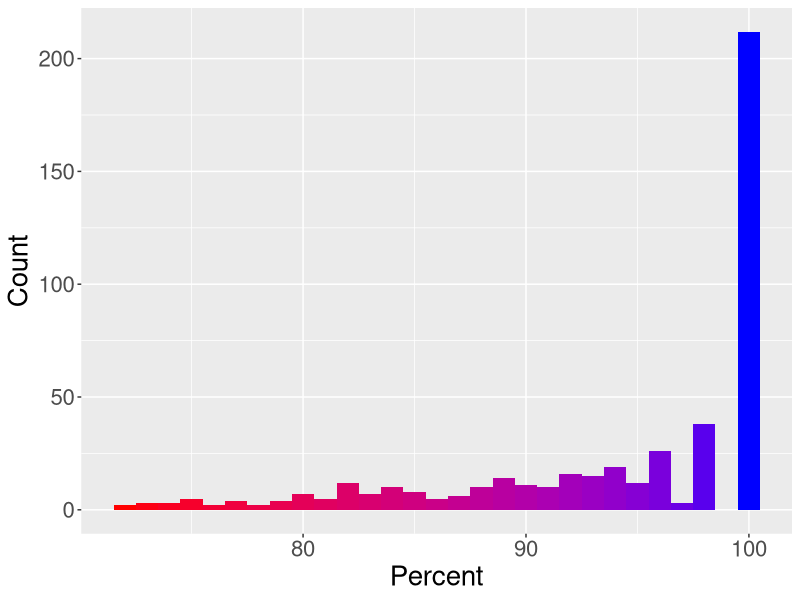
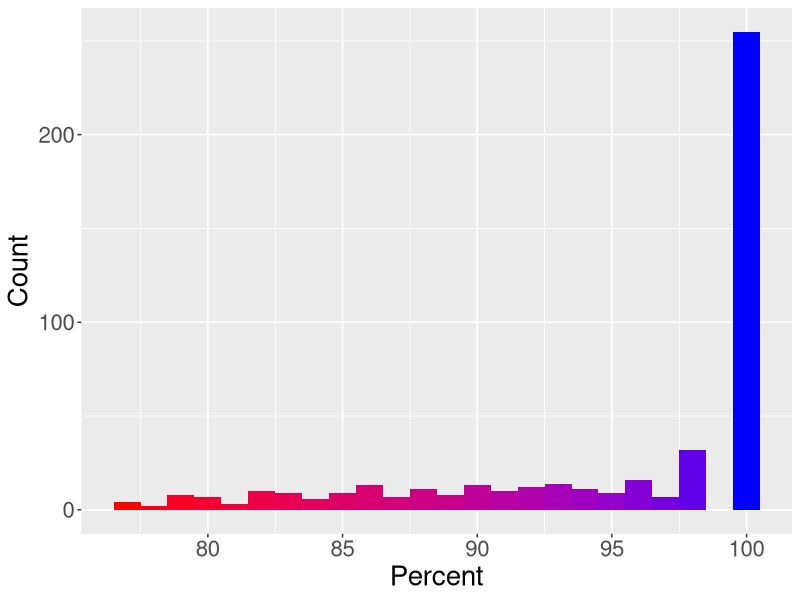
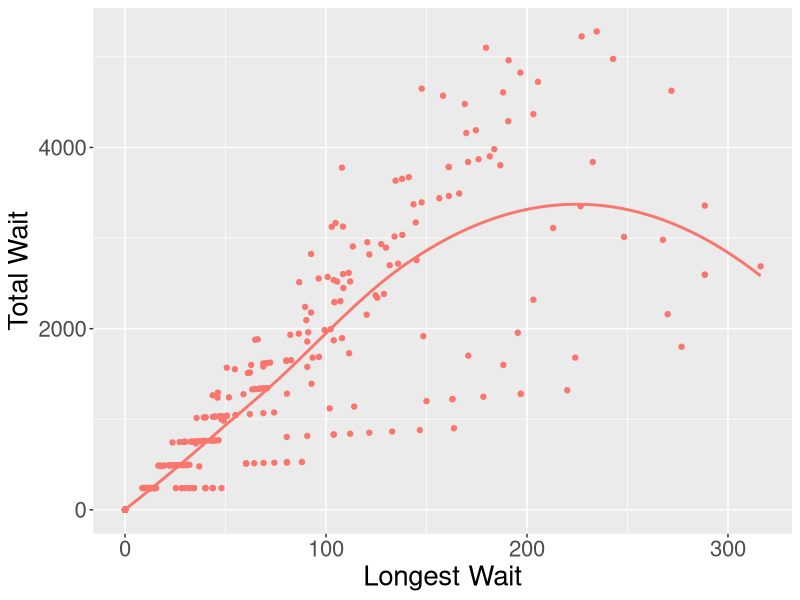
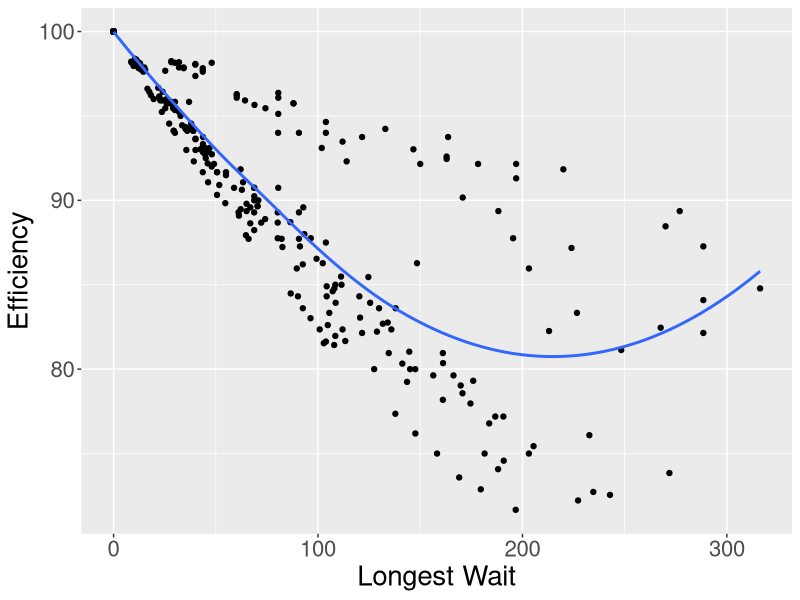
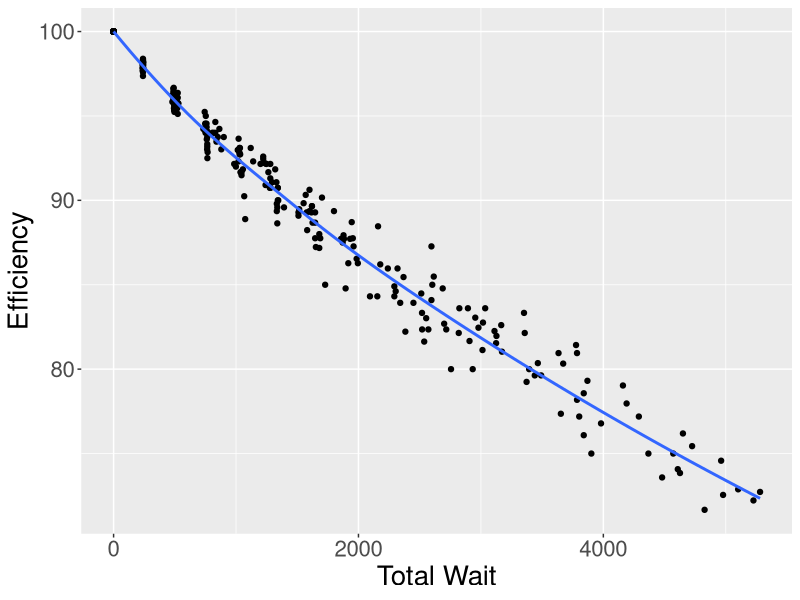
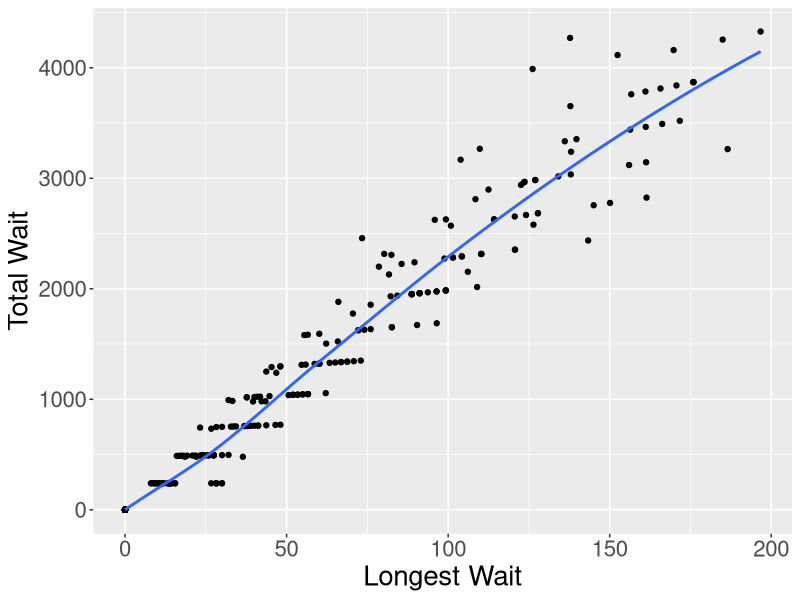
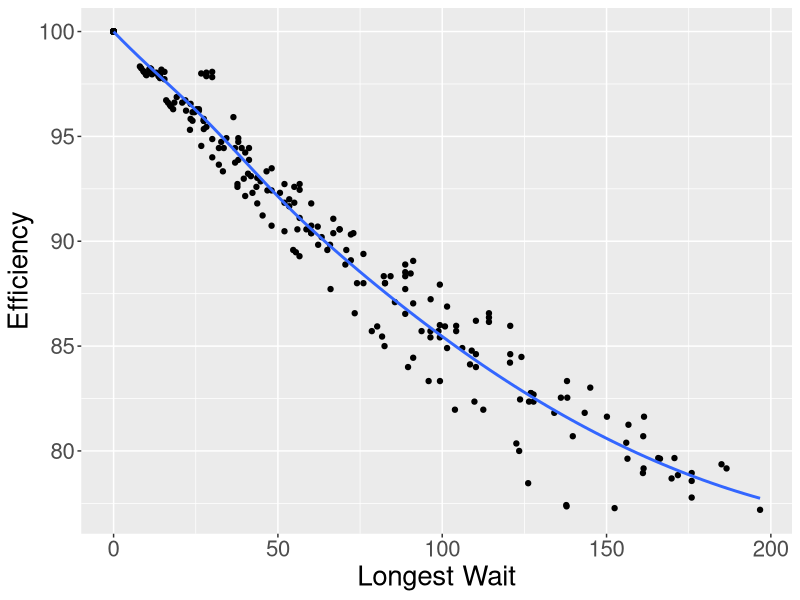
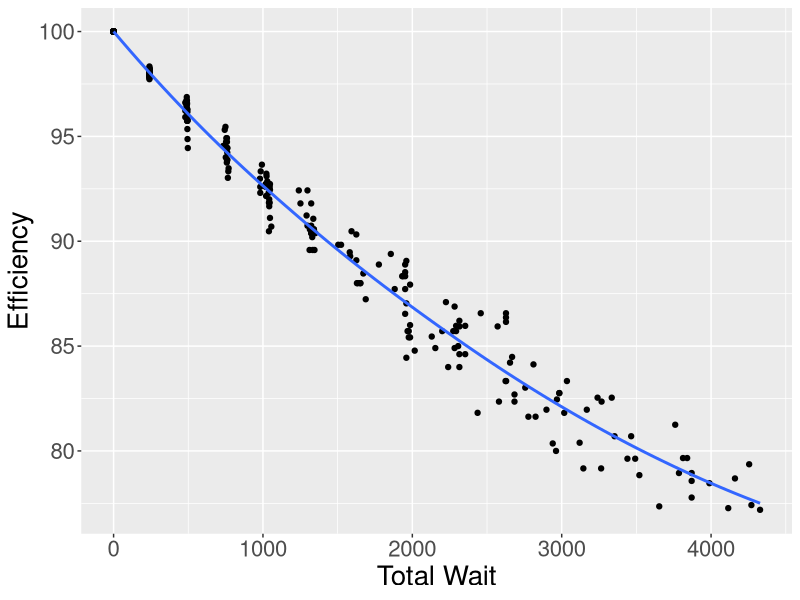

These charts were generated, in order, by the following R code:
library(ggplot2)
library(reshape)
library(dplyr)

# creates graphs for the project

# read in data
df.0 <- read.csv("Data/Original Model.csv")
df.1 <- read.csv("Data/Send Home.csv")
df.max <- read.csv("Data/v3_max_data.csv")
df.mean <- read.csv("Data/v3_mean_data.csv")
df.max$Model <- "Max"
df.mean$Model <- "Mean"
df <- rbind(df.max, df.mean)

# make histogram graphs
ggplot(df.0, aes(x=Efficiency, fill = ..x..)) + geom_histogram(binwidth = 1) + scale_fill_gradient(low = "red", high = "blue") +
  labs(x = "Percent", y = "Count") + theme(legend.position = "none", text = element_text(size=20))
ggsave("Images/EfficiencyBase.png")

ggplot(df.1, aes(x=Efficiency, fill = ..x..)) + geom_histogram(binwidth = 1) + scale_fill_gradient(low = "red", high = "blue") +
  labs(x = "Percent", y = "Count") + theme(legend.position = "none", text = element_text(size=20))
ggsave("Images/EfficiencySH.png")

# make correlation graphs
ggplot(df.0, aes(x=Longest.Wait, y=Total.Wait, color="blue")) + geom_point() + stat_smooth(se = FALSE, method = 'loess', formula = y~x) +
  labs(x = "Longest Wait", y = "Total Wait") + theme(legend.position = "none", text = element_text(size=20))
ggsave("Images/LWTWBase.png")

ggplot(df.0, aes(x=Longest.Wait, y=Efficiency)) + geom_point() + stat_smooth(se = FALSE, method = 'loess', formula = y~x) +
  labs(x = "Longest Wait") + theme(legend.position = "none", text = element_text(size=20))
ggsave("Images/LWEBase.png")

ggplot(df.0, aes(x=Total.Wait, y=Efficiency)) + geom_point() + stat_smooth(se = FALSE, method = 'loess', formula = y~x) +
  labs(x = "Total Wait") + theme(legend.position = "none", text = element_text(size=20))
ggsave("Images/TWEBase.png")

ggplot(df.1, aes(x=Longest.Wait, y=Total.Wait)) + geom_point() + stat_smooth(se = FALSE, method = 'loess', formula = y~x) +
  labs(x = "Longest Wait", y = "Total Wait") + theme(legend.position = "none", text = element_text(size=20))
ggsave("Images/LWTWSH.png")

ggplot(df.1, aes(x=Longest.Wait, y=Efficiency)) + geom_point() + stat_smooth(se = FALSE, method = 'loess', formula = y~x) +
  labs(x = "Longest Wait") + theme(legend.position = "none", text = element_text(size=20))
ggsave("Images/LWESH.png")

ggplot(df.1, aes(x=Total.Wait, y=Efficiency)) + geom_point() + stat_smooth(se = FALSE, method = 'loess', formula = y~x) +
  labs(x = "Total Wait") + theme(legend.position = "none", text = element_text(size=20))
ggsave("Images/TWESH.png")

# linear best fit
ggplot(data = df, aes(x=Standard.Deviation, y=Efficiency, fill=Model)) + stat_smooth(se = FALSE, method = 'loess', formula = y~x) +
  geom_point(pch=21) + theme(text = element_text(size=20)) +   labs(x = "Standard Deviation", y = "Efficiency")
ggsave("Images/lmEfficiency.png")
# exponential best fit
ggplot(data = df, aes(x=Standard.Deviation, y=log(Longest.Wait), fill=Model)) + stat_smooth(se = FALSE, method = 'loess', formula = y~x) +
  geom_point(pch=21) + theme(text = element_text(size=20)) + labs(x = "Standard Deviation", y = "Longest Wait")
ggsave("Images/LogLongestWait.png")
ggplot(data = df, aes(x=Standard.Deviation, y=log(Total.Wait), fill=Model)) + stat_smooth(se = FALSE, method = 'loess', formula = y~x) +
  geom_point(pch=21) + theme(text = element_text(size=20)) + labs(x = "Standard Deviation", y = "Total Wait")
ggsave("Images/LogTotalWait.png")
